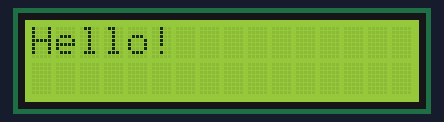
Recording of a sketch running on a simulated Arduino Uno, built with avr-gcc and run on an emulated ATmega328P. Shown: 16×2 character LCD.

Above: at 0.1 s.
At 2.1 s:
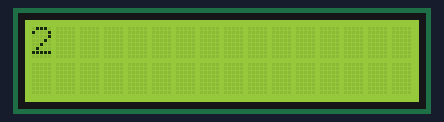
At 11.2 s:
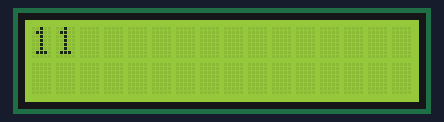
At 20.2 s:
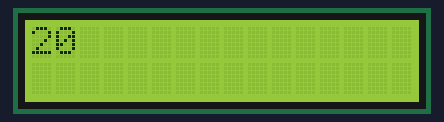
At 29.3 s:
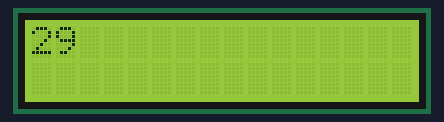
At 38.3 s:
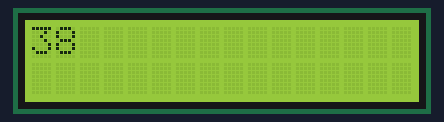

Measured:
- what the display in image 1 shows lasts 1.0 s, from 2.1 s to 3.1 s

The sketch:

I2C_TEST.ino
```cpp
#include <Wire.h>
#include <LiquidCrystal_I2C.h>

LiquidCrystal_I2C lcd(0x27,16,2);

void setup() {
  lcd.init();
  lcd.backlight();
  lcd.print("Hello!");
  delay(2000);
  lcd.clear();
}

void loop() {
  lcd.home();
  lcd.print(millis() / 1000);
  delay(1000);
}
```
